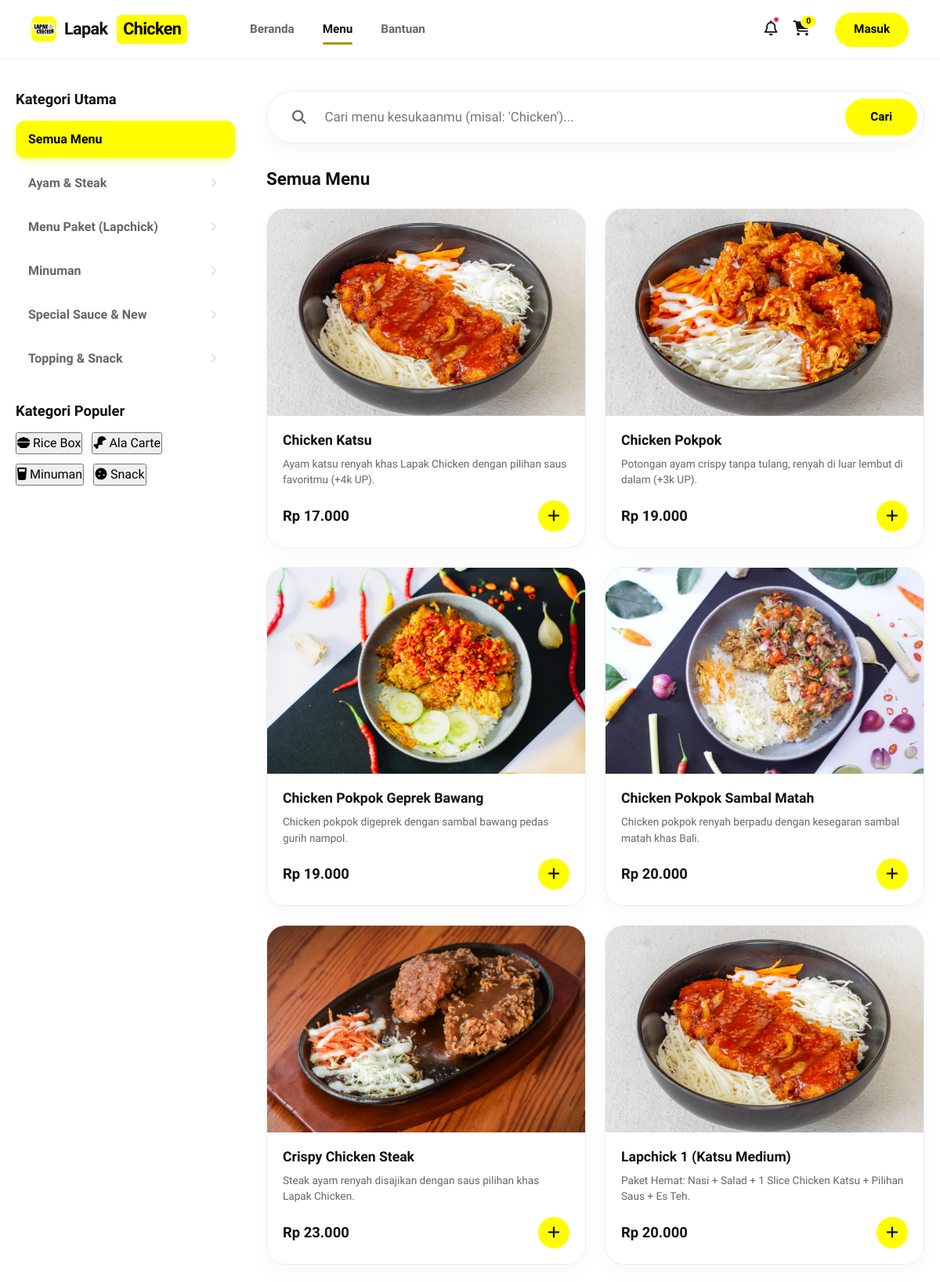
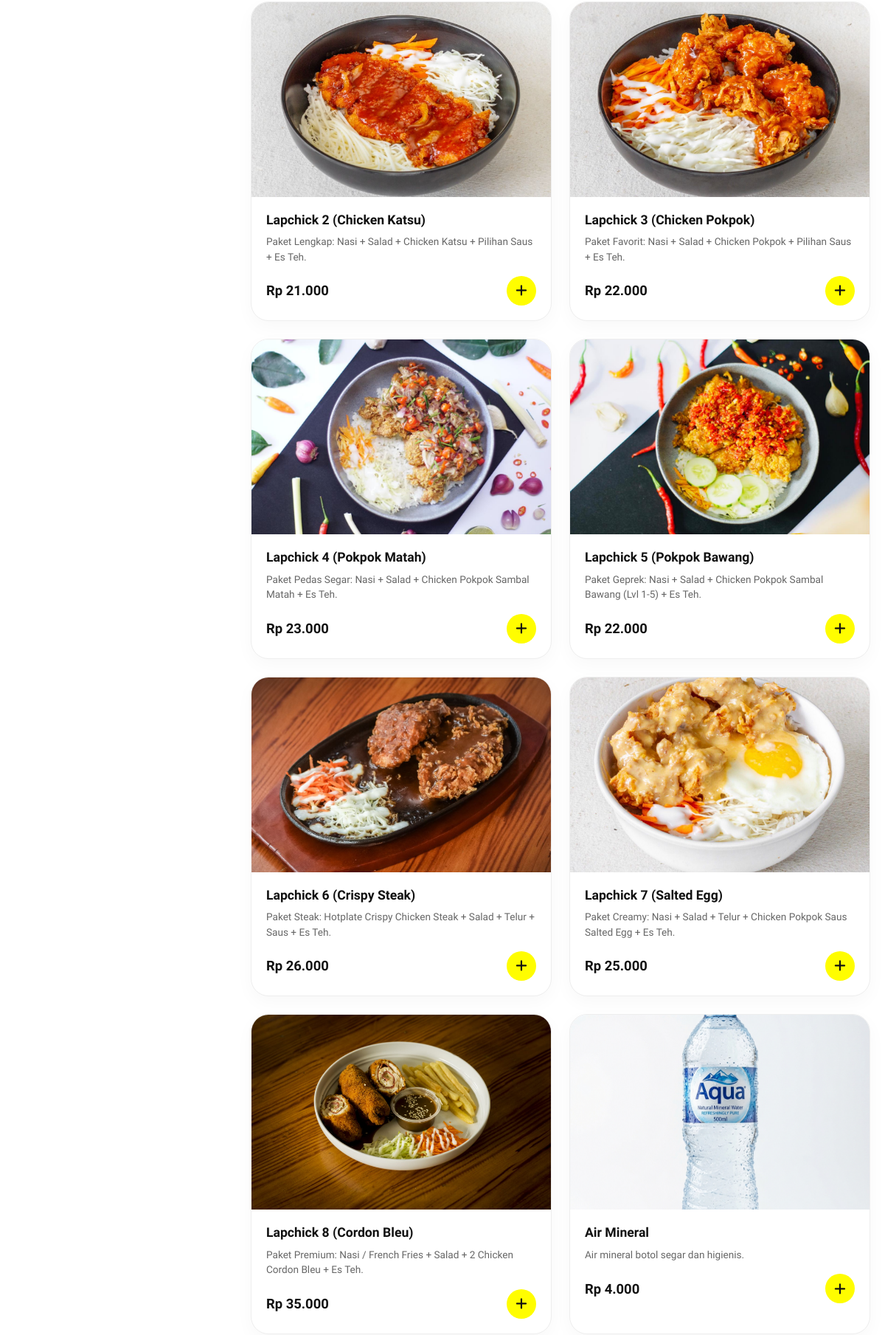
The app's page /customer/menu.php (upper part) with its own data (2 pictures, top to bottom).
### tables this page shows
CREATE TABLE settings (
  id        INT AUTO_INCREMENT PRIMARY KEY,
  branch_id INT NOT NULL,
  `key`     VARCHAR(100) NOT NULL,
  `value`   TEXT,
  UNIQUE KEY unique_branch_key (branch_id, `key`),
  FOREIGN KEY (branch_id) REFERENCES branches(id) ON DELETE CASCADE
);

CREATE TABLE categories (
  id        INT AUTO_INCREMENT PRIMARY KEY,
  name      VARCHAR(80) NOT NULL,
  slug      VARCHAR(80) UNIQUE NOT NULL,
  icon      VARCHAR(100),
  is_active TINYINT(1) DEFAULT 1
);

CREATE TABLE menus (
  id          INT AUTO_INCREMENT PRIMARY KEY,
  category_id INT NOT NULL,
  name        VARCHAR(150) NOT NULL,
  slug        VARCHAR(150) UNIQUE,
  description TEXT,
  price       DECIMAL(10,2) NOT NULL,
  image_url   VARCHAR(500),
  is_active   TINYINT(1) DEFAULT 1,
  stock       INT DEFAULT NULL,
  created_at  TIMESTAMP DEFAULT CURRENT_TIMESTAMP,
  FOREIGN KEY (category_id) REFERENCES categories(id) ON DELETE RESTRICT
);

### customer/menu.php (the view, shortened to what the rows shown need)
<?php
require_once __DIR__ . '/../includes/functions.php';
$db = db();
$categories = $db->query('SELECT * FROM categories WHERE is_active = 1 ORDER BY name')->fetchAll();
$menus      = $db->query('SELECT m.*, c.name category_name, c.icon FROM menus m JOIN categories c ON c.id = m.category_id ORDER BY c.name, m.name')->fetchAll();
require __DIR__ . '/../includes/header.php';
?>
<section class="section" style="background:var(--surface);padding:40px 0;">
    <div class="container">
        <div class="menu-layout-wrapper" style="display:flex;gap:40px;">
            <aside style="width: 280px; flex-shrink:0;" class="hide-mobile">
                <ul style="list-style:none;padding:0;display:flex;flex-direction:column;gap:8px;margin-bottom:32px;" id="categorySidebar">
                    <?php foreach ($categories as $cat): ?>
                        <li>
                            <button class="menu-sidebar-link" data-filter-category="<?= (int) $cat['id'] ?>" style="padding:12px 16px;width:100%;text-align:left;border-radius:12px;font-weight:600;display:flex;justify-content:space-between;align-items:center;">
                                <?= e($cat['name']) ?>
                                <i class="fa-solid fa-chevron-right" style="font-size:0.8rem;color:var(--outline);"></i>
                            </button>
                        </li>
                    <?php endforeach; ?>
                </ul>
            </aside>
            <div style="flex:1;" class="menu-main-content">
                <div style="display:flex;justify-content:space-between;align-items:center;margin-bottom:24px;">
                    <h2 id="searchResultText" style="font-size:1.4rem;font-weight:800;">Semua Menu</h2>
                </div>
                <div class="grid grid-3" data-menu-grid id="menuGrid">
                    <?php foreach ($menus as $menu):
                        $isAvailable = $menu['is_active'] && ($menu['stock'] === null || $menu['stock'] > 0);
                        $hasImage    = !empty($menu['image_url']);
                    ?>
                        <article
                            class="menu-card <?= $isAvailable ? '' : 'unavailable' ?>"
                            data-category="<?= (int) $menu['category_id'] ?>"
                            data-name="<?= e(strtolower($menu['name'])) ?>"
                            onclick="openMenuModal(<?= (int) $menu['id'] ?>)"
                            style="border-radius:24px;overflow:hidden;background:white;box-shadow:0 8px 24px rgba(0,0,0,0.03);border:1px solid var(--outline-variant);position:relative;cursor:pointer;">
                            <div class="menu-img-wrap" style="position:relative;height:180px;">
                                <?php if ($hasImage): ?>
                                    <img src="<?= e(base_url($menu['image_url'])) ?>" alt="<?= e($menu['name']) ?>" loading="lazy" style="width:100%;height:100%;object-fit:cover;">
                                <?php else: ?>
                                    <div class="placeholder-img" style="width:100%;height:100%;background:var(--surface-container);display:grid;place-items:center;"><i class="fa-solid fa-utensils"></i></div>
                                <?php endif; ?>
                            </div>
                            <div class="menu-card-content" style="padding:20px;">
                                <h3 style="font-size:1.1rem;font-weight:800;margin-bottom:8px;line-height:1.3;"><?= e($menu['name']) ?></h3>
                                <p style="font-size:0.85rem;color:var(--secondary);display:-webkit-box;-webkit-line-clamp:2;line-clamp:2;-webkit-box-orient:vertical;overflow:hidden;margin-bottom:16px;"><?= e(!empty($menu['description']) ? $menu['description'] : 'Hidangan spesial khas Lapak Chicken Seturan.') ?></p>
                                <div class="menu-card-footer" style="display:flex;align-items:center;justify-content:space-between;">
                                    <span class="price" style="font-weight:800;font-size:1.15rem;color:var(--on-surface);"><?= format_rupiah((float) $menu['price']) ?></span>
                                    <?php if ($isAvailable): ?>
                                        <button type="button" style="width:40px;height:40px;border-radius:50%;background:var(--primary-container);color:var(--on-surface);border:none;display:grid;place-items:center;cursor:pointer;font-size:1.1rem;transition:transform 0.2s;">
                                            <i class="fa-solid fa-plus"></i>
                                        </button>
                                    <?php else: ?>
                                        <button disabled style="width:40px;height:40px;border-radius:50%;background:var(--surface-container);color:var(--secondary);border:none;display:grid;place-items:center;cursor:not-allowed;font-size:1.1rem;">
                                            <i class="fa-solid fa-plus"></i>
                                        </button>
                                    <?php endif; ?>
                                </div>
                            </div>
                        </article>
                    <?php endforeach; ?>
                </div>
            </div>
        </div>
    </div>
</section>
<?php require __DIR__ . '/../includes/footer.php'; ?>

### includes/header.php (shortened to what the rows shown need)
<?php
$bodyClass = $bodyClass ?? '';
$cartCount = 0;
$isCustomerPage = !in_array($bodyClass, ['admin-layout', 'kasir-layout', 'dapur-layout'], true);
try {
    if ($isCustomerPage && !str_contains($_SERVER['SCRIPT_NAME'] ?? '', '/api/')) {
        $cartCount = get_cart(db())['count'] ?? 0;
    }
} catch (Throwable $e) {
    $cartCount = 0;
}
?>
<!doctype html>
<html lang="id">
<head>
    <link rel="stylesheet" href="https://cdnjs.cloudflare.com/ajax/libs/font-awesome/6.5.2/css/all.min.css">
    <link rel="stylesheet" href="<?= base_url('assets/css/main.css') ?>?v=<?= time() ?>">
    <link rel="stylesheet" href="<?= base_url('assets/css/components.css') ?>?v=<?= time() ?>">
    <?php if ($isCustomerPage): ?>
        <link rel="stylesheet" href="<?= base_url('assets/css/customer.css') ?>?v=<?= time() ?>">
    <?php elseif ($bodyClass === 'admin-layout'): ?>
        <link rel="stylesheet" href="<?= base_url('assets/css/admin.css') ?>?v=<?= time() ?>">
    <?php elseif ($bodyClass === 'dapur-layout'): ?>
        <link rel="stylesheet" href="<?= base_url('assets/css/dapur.css') ?>?v=<?= time() ?>">
    <?php endif; ?>
</head>
<body class="<?= e($bodyClass) ?>">
<header class="topbar" id="mainTopbar">
    <?php if ($isCustomerPage): ?>
        <nav class="topnav" id="mainNav">
            <div class="topnav-links">
                <a href="<?= base_url('index.php') ?>" <?= basename($_SERVER['PHP_SELF']) === 'index.php' ? 'class="active"' : '' ?>>Beranda</a>
                <a href="<?= base_url('customer/menu.php') ?>" <?= basename($_SERVER['PHP_SELF']) === 'menu.php' ? 'class="active"' : '' ?>>Menu</a>
                <a href="<?= base_url('customer/help.php') ?>" <?= basename($_SERVER['PHP_SELF']) === 'help.php' ? 'class="active"' : '' ?>>Bantuan</a>
            </div>
            <div class="topnav-actions">
                <a href="<?= base_url('customer/notifications.php') ?>" style="color:var(--on-surface);font-size:1.2rem;position:relative;" aria-label="Notifikasi">
                    <i class="fa-regular fa-bell"></i>
                    <span style="position:absolute;top:-2px;right:-2px;width:8px;height:8px;background:var(--error);border-radius:50%;border:1.5px solid var(--surface);"></span>
                </a>
                <a href="<?= base_url('customer/cart.php') ?>" style="color:var(--on-surface);font-size:1.2rem;position:relative;" aria-label="Keranjang">
                    <i class="fa-solid fa-cart-shopping"></i>
                    <span style="position:absolute;top:-4px;right:-8px;background:var(--primary-container);color:var(--on-primary-container);font-size:0.65rem;font-weight:800;padding:2px 6px;border-radius:10px;border:1.5px solid var(--surface);line-height:1;" data-cart-count><?= (int) $cartCount ?></span>
                </a>
                <?php if (is_logged_in()): ?>
                    <div class="user-dropdown-wrapper" style="position:relative;margin-left:12px;">
                        <button type="button" id="userDropdownBtn" style="display:flex;align-items:center;gap:12px;cursor:pointer;background:none;border:none;padding:0;">
                            <?php
                            $uname = current_user()['name'];
                            $initials = strtoupper(substr($uname, 0, 1));
                            if (strpos($uname, ' ') !== false) { $parts = explode(' ', $uname); $initials = strtoupper(substr($parts[0], 0, 1) . substr(end($parts), 0, 1)); }
                            ?>
                            <div style="width:36px;height:36px;border-radius:50%;background:#FFFD00;display:flex;align-items:center;justify-content:center;font-weight:900;font-size:0.95rem;color:#111;flex-shrink:0;" aria-label="Avatar"><?= e($initials) ?></div>
                            <div style="display:flex;flex-direction:column;text-align:left;">
                                <span style="font-size:0.85rem;font-weight:700;line-height:1.2;color:var(--on-surface);"><?= e(current_user()['name']) ?></span>
                                <span style="font-size:0.75rem;color:var(--secondary);line-height:1.2;"><?= e(user_role()) ?></span>
                            </div>
                            <i class="fa-solid fa-chevron-down" style="font-size:0.7rem;color:var(--secondary);"></i>
                        </button>
                        <div class="user-dropdown-menu" id="userDropdownMenu" style="display:none;position:absolute;top:calc(100% + 12px);right:0;background:var(--surface);border:1px solid var(--outline-variant);border-radius:16px;box-shadow:0 12px 32px rgba(0,0,0,0.12);min-width:240px;z-index:999;overflow:hidden;">
                            <div style="padding:16px 20px;border-bottom:1px solid var(--outline-variant);display:flex;align-items:center;gap:12px;">
                                <div style="width:40px;height:40px;border-radius:50%;background:#FFFD00;display:flex;align-items:center;justify-content:center;font-weight:900;font-size:1rem;color:#111;flex-shrink:0;"><?= e($initials) ?></div>
                                <div>
                                    <strong style="display:block;font-size:0.9rem;"><?= e(current_user()['name']) ?></strong>
                                    <span style="font-size:0.8rem;color:var(--secondary);"><?= e(current_user()['email']) ?></span>
                                </div>
                            </div>
                            <div style="padding:8px;">
                                <a href="<?= base_url('customer/profile.php') ?>" style="display:flex;align-items:center;gap:12px;padding:12px;border-radius:10px;color:var(--on-surface);font-size:0.9rem;font-weight:600;">
                                    <i class="fa-solid fa-user" style="width:20px;text-align:center;color:var(--secondary);"></i> Profil Saya
                                </a>
                                <a href="<?= base_url('customer/orders.php') ?>" style="display:flex;align-items:center;gap:12px;padding:12px;border-radius:10px;color:var(--on-surface);font-size:0.9rem;font-weight:600;">
                                    <i class="fa-solid fa-receipt" style="width:20px;text-align:center;color:var(--secondary);"></i> Riwayat Pesanan
                                </a>
                                <a href="<?= base_url('customer/notifications.php') ?>" style="display:flex;align-items:center;gap:12px;padding:12px;border-radius:10px;color:var(--on-surface);font-size:0.9rem;font-weight:600;">
                                    <i class="fa-solid fa-bell" style="width:20px;text-align:center;color:var(--secondary);"></i> Notifikasi
                                </a>
                                <a href="<?= base_url('customer/help.php') ?>" style="display:flex;align-items:center;gap:12px;padding:12px;border-radius:10px;color:var(--on-surface);font-size:0.9rem;font-weight:600;">
                                    <i class="fa-solid fa-circle-question" style="width:20px;text-align:center;color:var(--secondary);"></i> Pusat Bantuan
                                </a>
                                <?php $role = user_role(); ?>
                                <?php if ($role === 'admin'): ?>
                                    <a href="<?= base_url('admin/index.php') ?>" style="display:flex;align-items:center;gap:12px;padding:12px;border-radius:10px;color:#B29500;font-size:0.9rem;font-weight:600;">
                                        <i class="fa-solid fa-gear" style="width:20px;text-align:center;"></i> Portal Admin
                                    </a>
                                <?php endif; ?>
                                <?php if (in_array($role, ['admin', 'kasir'])): ?>
                                    <a href="<?= base_url('kasir/index.php') ?>" style="display:flex;align-items:center;gap:12px;padding:12px;border-radius:10px;color:#B29500;font-size:0.9rem;font-weight:600;">
                                        <i class="fa-solid fa-cash-register" style="width:20px;text-align:center;"></i> Portal Kasir
                                    </a>
                                <?php endif; ?>
                            </div>
                            <div style="padding:8px;border-top:1px solid var(--outline-variant);">
                                <button type="button" data-logout style="display:flex;align-items:center;gap:12px;padding:12px;border-radius:10px;color:var(--error);font-size:0.9rem;font-weight:600;background:none;border:none;cursor:pointer;width:100%;">
                                    <i class="fa-solid fa-right-from-bracket" style="width:20px;text-align:center;"></i> Keluar
                                </button>
                            </div>
                        </div>
                    </div>
                <?php else: ?>
                    <a class="btn btn-primary" href="<?= base_url('customer/login.php') ?>" style="border-radius:99px;padding:8px 24px;margin-left:12px;font-weight:700;">
                        Masuk
                    </a>
                <?php endif; ?>
            </div>
        </nav>
    <?php endif; ?>
</header>
<main>

### records on screen
settings: value "0"
categories: $cat['id'] 1 (drawn), name "Ayam & Steak"
categories: name "Menu Paket (Lapchick)"
categories: name "Minuman"
categories: name "Special Sauce & New"
categories: name "Topping & Snack"
menus: image_url (picture), name "Chicken Katsu", description "Ayam katsu renyah khas Lapak Chicken dengan pilihan saus favoritmu (+4k UP).", price "Rp 17.000", is_active 1 (drawn)
menus: image_url (picture), name "Chicken Pokpok", description "Potongan ayam crispy tanpa tulang, renyah di luar lembut di dalam (+3k UP).", price "Rp 19.000", is_active 1 (drawn)
menus: image_url (picture), name "Chicken Pokpok Geprek Bawang", description "Chicken pokpok digeprek dengan sambal bawang pedas gurih nampol.", price "Rp 19.000", is_active 1 (drawn)
menus: image_url (picture), name "Chicken Pokpok Sambal Matah", description "Chicken pokpok renyah berpadu dengan kesegaran sambal matah khas Bali.", price "Rp 20.000", is_active 1 (drawn)
menus: image_url+name (picture), name "Crispy Chicken Steak", description "Steak ayam renyah disajikan dengan saus pilihan khas Lapak Chicken.", price "Rp 23.000", is_active 1 (drawn)
menus: image_url (picture), name "Lapchick 1 (Katsu Medium)", description "Paket Hemat: Nasi + Salad + 1 Slice Chicken Katsu + Pilihan Saus + Es Teh.", price "Rp 20.000", is_active 1 (drawn)
menus: image_url (picture), name "Lapchick 2 (Chicken Katsu)", description "Paket Lengkap: Nasi + Salad + Chicken Katsu + Pilihan Saus + Es Teh.", price "Rp 21.000", is_active 1 (drawn)
menus: image_url (picture), name "Lapchick 3 (Chicken Pokpok)", description "Paket Favorit: Nasi + Salad + Chicken Pokpok + Pilihan Saus + Es Teh.", price "Rp 22.000", is_active 1 (drawn)
menus: image_url (picture), name "Lapchick 4 (Pokpok Matah)", description "Paket Pedas Segar: Nasi + Salad + Chicken Pokpok Sambal Matah + Es Teh.", price "Rp 23.000", is_active 1 (drawn)
menus: image_url (picture), name "Lapchick 5 (Pokpok Bawang)", description "Paket Geprek: Nasi + Salad + Chicken Pokpok Sambal Bawang (Lvl 1-5) + Es Teh.", price "Rp 22.000", is_active 1 (drawn)
menus: image_url (picture), name "Lapchick 6 (Crispy Steak)", description "Paket Steak: Hotplate Crispy Chicken Steak + Salad + Telur + Saus + Es Teh.", price "Rp 26.000", is_active 1 (drawn)
menus: image_url (picture), name "Lapchick 7 (Salted Egg)", description "Paket Creamy: Nasi + Salad + Telur + Chicken Pokpok Saus Salted Egg + Es Teh.", price "Rp 25.000", is_active 1 (drawn)
menus: image_url (picture), name "Lapchick 8 (Cordon Bleu)", description "Paket Premium: Nasi / French Fries + Salad + 2 Chicken Cordon Bleu + Es Teh.", price "Rp 35.000", is_active 1 (drawn)
menus: image_url+name (picture), name "Air Mineral", description "Air mineral botol segar dan higienis.", price "Rp 4.000", is_active 1 (drawn)
